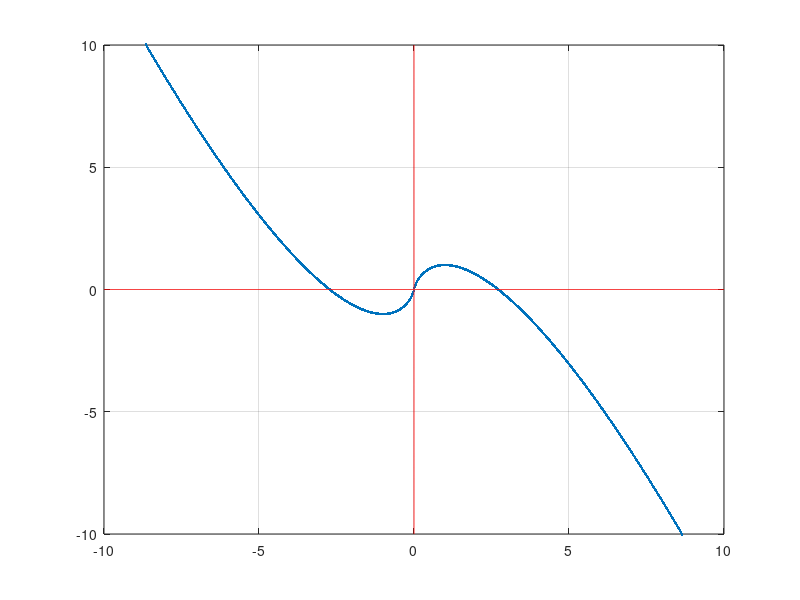

This chart was generated by the following MATLAB code:
%% Secant Method for solving f(x)=0
clc 
clear all
close all
format short 
% Given function
f=@(x)x-x.*log(x);
% ploting the given function to find the convergence interval
x=-10:0.01:10;
plot(x,f(x),'.')
hold on
plot(x,0.*x,'r')
plot(0.*x,x,'r')
axis([-10 10 -10 10])
grid on
%initial guesses
xx(1)=2; % a
xx(2)=3; % b
tol=1e-6;
%number of iterations
n=100000; 
for i=2:n,
xx(i+1)= (xx(i-1)*f(xx(i))-xx(i)*f(xx(i-1)))/(f(xx(i))-f(xx(i-1)));
err=(xx(i+1)-xx(i));
    if abs(err)<tol, break
    end
end
Iterations=i
root=xx(length(xx))